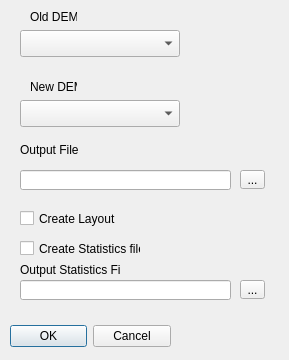
<?xml version="1.0" encoding="UTF-8"?>
<ui version="4.0">
 <class>RasterTesterDialogBase</class>
 <widget class="QDialog" name="RasterTesterDialogBase">
  <property name="geometry">
   <rect>
    <x>0</x>
    <y>0</y>
    <width>289</width>
    <height>360</height>
   </rect>
  </property>
  <property name="windowTitle">
   <string>Raster Tester</string>
  </property>
  <widget class="QDialogButtonBox" name="button_box">
   <property name="geometry">
    <rect>
     <x>10</x>
     <y>320</y>
     <width>161</width>
     <height>32</height>
    </rect>
   </property>
   <property name="orientation">
    <enum>Qt::Horizontal</enum>
   </property>
   <property name="standardButtons">
    <set>QDialogButtonBox::Cancel|QDialogButtonBox::Ok</set>
   </property>
  </widget>
  <widget class="QgsMapLayerComboBox" name="cmbOld">
   <property name="geometry">
    <rect>
     <x>20</x>
     <y>30</y>
     <width>160</width>
     <height>27</height>
    </rect>
   </property>
  </widget>
  <widget class="QgsMapLayerComboBox" name="cmbNew">
   <property name="geometry">
    <rect>
     <x>20</x>
     <y>100</y>
     <width>160</width>
     <height>27</height>
    </rect>
   </property>
  </widget>
  <widget class="QLabel" name="label">
   <property name="geometry">
    <rect>
     <x>30</x>
     <y>10</y>
     <width>47</width>
     <height>13</height>
    </rect>
   </property>
   <property name="text">
    <string>Old DEM</string>
   </property>
  </widget>
  <widget class="QLabel" name="label_2">
   <property name="geometry">
    <rect>
     <x>30</x>
     <y>80</y>
     <width>47</width>
     <height>13</height>
    </rect>
   </property>
   <property name="text">
    <string>New DEM</string>
   </property>
  </widget>
  <widget class="QToolButton" name="btnOutput">
   <property name="geometry">
    <rect>
     <x>240</x>
     <y>170</y>
     <width>25</width>
     <height>19</height>
    </rect>
   </property>
   <property name="text">
    <string>...</string>
   </property>
  </widget>
  <widget class="QLineEdit" name="lnOutput">
   <property name="geometry">
    <rect>
     <x>20</x>
     <y>170</y>
     <width>211</width>
     <height>20</height>
    </rect>
   </property>
   <property name="whatsThis">
    <string/>
   </property>
   <property name="text">
    <string/>
   </property>
  </widget>
  <widget class="QLabel" name="label_5">
   <property name="geometry">
    <rect>
     <x>20</x>
     <y>140</y>
     <width>71</width>
     <height>20</height>
    </rect>
   </property>
   <property name="text">
    <string>Output File</string>
   </property>
  </widget>
  <widget class="QCheckBox" name="chkLayout">
   <property name="geometry">
    <rect>
     <x>20</x>
     <y>210</y>
     <width>101</width>
     <height>17</height>
    </rect>
   </property>
   <property name="text">
    <string>Create Layout</string>
   </property>
  </widget>
  <widget class="QToolButton" name="btnOutputStats">
   <property name="geometry">
    <rect>
     <x>240</x>
     <y>280</y>
     <width>25</width>
     <height>19</height>
    </rect>
   </property>
   <property name="text">
    <string>...</string>
   </property>
  </widget>
  <widget class="QLineEdit" name="lnOutputStats">
   <property name="geometry">
    <rect>
     <x>20</x>
     <y>280</y>
     <width>211</width>
     <height>20</height>
    </rect>
   </property>
   <property name="whatsThis">
    <string/>
   </property>
   <property name="text">
    <string/>
   </property>
  </widget>
  <widget class="QLabel" name="label_6">
   <property name="geometry">
    <rect>
     <x>20</x>
     <y>260</y>
     <width>101</width>
     <height>20</height>
    </rect>
   </property>
   <property name="text">
    <string>Output Statistics File</string>
   </property>
  </widget>
  <widget class="QCheckBox" name="chkStats">
   <property name="geometry">
    <rect>
     <x>20</x>
     <y>240</y>
     <width>121</width>
     <height>17</height>
    </rect>
   </property>
   <property name="text">
    <string>Create Statistics file</string>
   </property>
  </widget>
 </widget>
 <customwidgets>
  <customwidget>
   <class>QgsMapLayerComboBox</class>
   <extends>QComboBox</extends>
   <header>qgsmaplayercombobox.h</header>
  </customwidget>
 </customwidgets>
 <resources/>
 <connections>
  <connection>
   <sender>button_box</sender>
   <signal>accepted()</signal>
   <receiver>RasterTesterDialogBase</receiver>
   <slot>accept()</slot>
   <hints>
    <hint type="sourcelabel">
     <x>20</x>
     <y>20</y>
    </hint>
    <hint type="destinationlabel">
     <x>20</x>
     <y>20</y>
    </hint>
   </hints>
  </connection>
  <connection>
   <sender>button_box</sender>
   <signal>rejected()</signal>
   <receiver>RasterTesterDialogBase</receiver>
   <slot>reject()</slot>
   <hints>
    <hint type="sourcelabel">
     <x>20</x>
     <y>20</y>
    </hint>
    <hint type="destinationlabel">
     <x>20</x>
     <y>20</y>
    </hint>
   </hints>
  </connection>
 </connections>
</ui>
